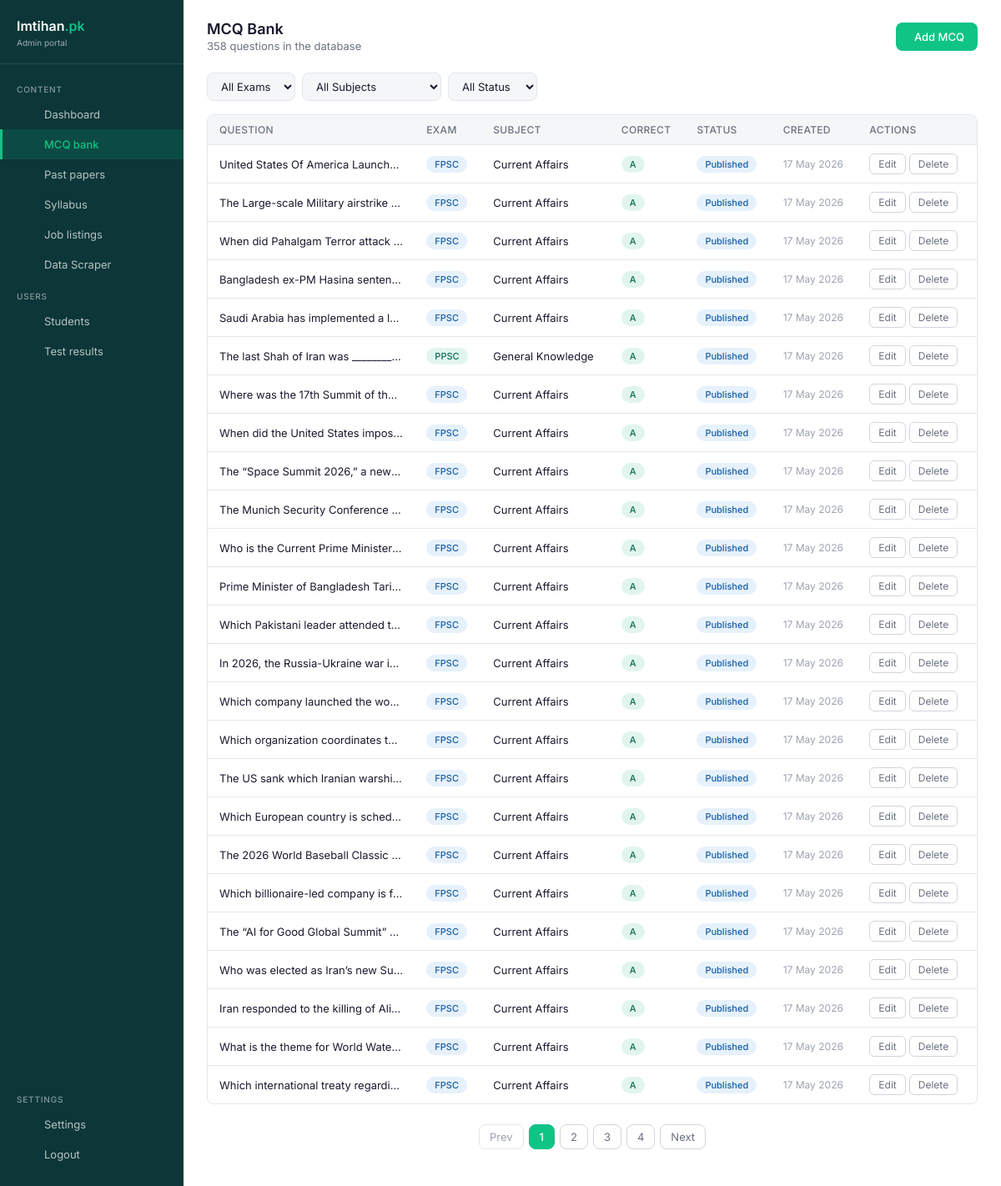
Screenshot of /dashboard/mcqs/ (signed in) with the database file from the repository.
### core/models.py (models this page shows, shortened)
class MCQ(models.Model):
    class Status(models.TextChoices):
        DRAFT = 'draft', 'Draft'
        PUBLISHED = 'published', 'Published'
        FLAGGED = 'flagged', 'Flagged'
    question_text = models.TextField()
    option_a = models.CharField(max_length=500)
    option_b = models.CharField(max_length=500)
    option_c = models.CharField(max_length=500)
    option_d = models.CharField(max_length=500)
    correct_option = models.CharField(
        max_length=1,
        choices=[('A', 'A'), ('B', 'B'), ('C', 'C'), ('D', 'D')]
    )
    explanation = models.TextField(blank=True, default='')
    exam = models.ForeignKey(Exam, on_delete=models.CASCADE, related_name='mcqs')
    subject = models.ForeignKey(Subject, on_delete=models.CASCADE, related_name='mcqs')
    status = models.CharField(
        max_length=10, choices=Status.choices, default=Status.DRAFT
    )
    created_by = models.ForeignKey(
        User, on_delete=models.SET_NULL, null=True, blank=True, related_name='mcqs'
    )
    created_at = models.DateTimeField(auto_now_add=True)
    updated_at = models.DateTimeField(auto_now=True)
    class Meta:
        ordering = ['-created_at']
        verbose_name = 'MCQ'
        verbose_name_plural = 'MCQs'

class Exam(models.Model):
    name = models.CharField(max_length=100, unique=True)
    slug = models.SlugField(max_length=120, unique=True)
    badge_color = models.CharField(
        max_length=10, default='green',
        help_text='Badge color class: green, blue, amber, red'
    )
    created_at = models.DateTimeField(auto_now_add=True)
    updated_at = models.DateTimeField(auto_now=True)
    class Meta:
        ordering = ['name']

class Subject(models.Model):
    name = models.CharField(max_length=200, unique=True)
    slug = models.SlugField(max_length=220, unique=True)
    created_at = models.DateTimeField(auto_now_add=True)
    updated_at = models.DateTimeField(auto_now=True)
    class Meta:
        ordering = ['name']

### core/dashboard_views.py (the view)
# urls.py: path('mcqs/', dashboard_views.dashboard_mcqs, name='dashboard_mcqs'),
@login_required(login_url='/dashboard/login/')
def dashboard_mcqs(request):
    mcqs = MCQ.objects.select_related('exam', 'subject').all()
    exams = Exam.objects.all()
    subjects = Subject.objects.all()
    exam_filter = request.GET.get('exam')
    subject_filter = request.GET.get('subject')
    status_filter = request.GET.get('status')
    if exam_filter:
        mcqs = mcqs.filter(exam__slug=exam_filter)
    if subject_filter:
        mcqs = mcqs.filter(subject__slug=subject_filter)
    if status_filter:
        mcqs = mcqs.filter(status=status_filter)
    total_count = mcqs.count()
    paginator = Paginator(mcqs, 25) # 25 items per page
    page = request.GET.get('page')
    try:
        mcqs_page = paginator.page(page)
    except PageNotAnInteger:
        mcqs_page = paginator.page(1)
    except EmptyPage:
        mcqs_page = paginator.page(paginator.num_pages)
    context = {
        'mcqs': mcqs_page,
        'exams': exams,
        'subjects': subjects,
        'active_page': 'mcqs',
        'total_count': total_count,
    }
    return render(request, 'dashboard/mcqs.html', context)

### templates/dashboard/mcqs.html (shortened to what this page needs)
{% extends "dashboard/base.html" %}
{% block content %}
<div class="top-bar">
  <div>
    <div class="page-title">MCQ Bank</div>
    <div class="page-subtitle">{{ total_count }} questions in the database</div>
  </div>
  <a href="{% url 'dashboard_mcq_create' %}" class="btn-add"> Add MCQ</a>
</div>
<div class="filter-bar">
  <select onchange="location.href='?exam='+this.value">
    <option value="">All Exams</option>
  </select>
  <select onchange="location.href='?subject='+this.value">
    <option value="">All Subjects</option>
  </select>
  <select onchange="location.href='?status='+this.value">
    <option value="">All Status</option>
  </select>
</div>
<div class="table-wrap">
  <table>
    <thead><tr><th>Question</th><th>Exam</th><th>Subject</th><th>Correct</th><th>Status</th><th>Created</th><th>Actions</th></tr></thead>
    <tbody>
      {% for mcq in mcqs %}
      <tr>
        <td class="truncate">{{ mcq.question_text|truncatechars:55 }}</td>
        <td><span class="badge badge-{{ mcq.exam.badge_color }}">{{ mcq.exam.name }}</span></td>
        <td>{{ mcq.subject.name }}</td>
        <td><span class="badge badge-green">{{ mcq.correct_option }}</span></td>
        <td>
          {% if mcq.status == 'published' %}<span class="badge badge-blue">Published</span>
          {% elif mcq.status == 'draft' %}<span class="badge badge-amber">Draft</span>
          {% else %}<span class="badge badge-red">Flagged</span>{% endif %}
        </td>
        <td style="font-size:12px;color:var(--color-text-tertiary)">{{ mcq.created_at|date:"d M Y" }}</td>
        <td><button class="action-btn">Edit</button><button class="action-btn danger" onclick="apiDelete('/api/mcqs/{{ mcq.id }}/')">Delete</button></td>
      </tr>
      {% empty %}
      <tr><td colspan="7" class="empty-state"><i class="ti ti-database-off"></i>No MCQs found</td></tr>
      {% endfor %}
    </tbody>
  </table>
</div>
{% include "dashboard/pagination.html" with page_obj=mcqs %}
{% endblock %}

### templates/dashboard/base.html (style rules this page uses)
:root { --color-background-primary: #ffffff; --color-background-secondary: #f4f6f8; --color-text-primary: #1a1a2e; --color-text-secondary: #6b7280; --color-text-tertiary: #9ca3af; --color-border-tertiary: #e5e7eb; --color-border-secondary: #d1d5db; --border-radius-lg: 12px; --border-radius-md: 8px; --brand-green: #0FC484; --brand-green-dark: #0A8F60; --brand-green-bg: #E7F9F3; --theme-dark-bg: #0C3638; }
*, *::before, *::after { box-sizing: border-box; margin: 0; padding: 0; }
body { font-family: 'Inter', -apple-system, BlinkMacSystemFont, sans-serif; background: var(--color-background-secondary); color: var(--color-text-primary); min-height: 100vh; margin: 0; padding: 0; }
.top-bar { display: flex; justify-content: space-between; align-items: center; margin-bottom: 24px; }
.page-title { font-size: 18px; font-weight: 600; color: var(--color-text-primary); }
.page-subtitle { font-size: 13px; color: var(--color-text-secondary); margin-top: 2px; }
.btn-add { background: var(--brand-green); color: #fff; border: none; padding: 9px 16px; border-radius: var(--border-radius-md); font-size: 13px; font-weight: 500; cursor: pointer; display: inline-flex; align-items: center; gap: 6px; transition: background 0.15s ease, transform 0.1s ease; text-decoration: none; font-family: inherit; }
.table-wrap { border: 0.5px solid var(--color-border-tertiary); border-radius: var(--border-radius-md); overflow: hidden; margin-bottom: 24px; }
table { width: 100%; border-collapse: collapse; font-size: 13px; }
thead { background: var(--color-background-secondary); }
th { padding: 10px 14px; text-align: left; font-weight: 500; color: var(--color-text-secondary); font-size: 12px; border-bottom: 0.5px solid var(--color-border-tertiary); text-transform: uppercase; letter-spacing: 0.3px; }
td { padding: 10px 14px; color: var(--color-text-primary); border-bottom: 0.5px solid var(--color-border-tertiary); }
tr:last-child td { border-bottom: none; }
.badge { display: inline-block; font-size: 11px; padding: 3px 10px; border-radius: 12px; font-weight: 500; }
.badge-green { background: #E1F5EE; color: #0F6E56; }
.badge-blue { background: #E6F1FB; color: #185FA5; }
.action-btn { background: none; border: 0.5px solid var(--color-border-secondary); border-radius: 6px; padding: 4px 10px; font-size: 12px; cursor: pointer; color: var(--color-text-secondary); margin-right: 4px; transition: all 0.15s ease; font-family: inherit; text-decoration: none; display: inline-block; }
.truncate { max-width: 240px; overflow: hidden; text-overflow: ellipsis; white-space: nowrap; }
.filter-bar { display: flex; gap: 8px; margin-bottom: 16px; flex-wrap: wrap; }
.filter-bar select, .filter-bar input { font-family: inherit; font-size: 13px; padding: 7px 12px; border: 0.5px solid var(--color-border-tertiary); border-radius: var(--border-radius-md); background: var(--color-background-secondary); color: var(--color-text-primary); outline: none; transition: border-color 0.15s ease; }

### rows the page displays
MCQ: question_text "United States Of America Launch…", exam.name "FPSC", subject.name "Current Affairs", correct_option "A", status "Published", created_at "17 May 2026"
MCQ: question_text "The Large-scale Military airstrike…", exam.name "FPSC", subject.name "Current Affairs", correct_option "A", status "Published", created_at "17 May 2026"
MCQ: question_text "When did Pahalgam Terror attack…", exam.name "FPSC", subject.name "Current Affairs", correct_option "A", status "Published", created_at "17 May 2026"
MCQ: question_text "Bangladesh ex-PM Hasina senten…", exam.name "FPSC", subject.name "Current Affairs", correct_option "A", status "Published", created_at "17 May 2026"
MCQ: question_text "Saudi Arabia has implemented a l…", exam.name "FPSC", subject.name "Current Affairs", correct_option "A", status "Published", created_at "17 May 2026"
MCQ: question_text "The last Shah of Iran was ________…", exam.name "PPSC", subject.name "General Knowledge", correct_option "A", status "Published", created_at "17 May 2026"
MCQ: question_text "Where was the 17th Summit of th…", exam.name "FPSC", subject.name "Current Affairs", correct_option "A", status "Published", created_at "17 May 2026"
MCQ: question_text "When did the United States impos…", exam.name "FPSC", subject.name "Current Affairs", correct_option "A", status "Published", created_at "17 May 2026"
MCQ: question_text "The “Space Summit 2026,” a new…", exam.name "FPSC", subject.name "Current Affairs", correct_option "A", status "Published", created_at "17 May 2026"
MCQ: question_text "The Munich Security Conference…", exam.name "FPSC", subject.name "Current Affairs", correct_option "A", status "Published", created_at "17 May 2026"
MCQ: question_text "Who is the Current Prime Minister…", exam.name "FPSC", subject.name "Current Affairs", correct_option "A", status "Published", created_at "17 May 2026"
MCQ: question_text "Prime Minister of Bangladesh Tari…", exam.name "FPSC", subject.name "Current Affairs", correct_option "A", status "Published", created_at "17 May 2026"
MCQ: question_text "Which Pakistani leader attended t…", exam.name "FPSC", subject.name "Current Affairs", correct_option "A", status "Published", created_at "17 May 2026"
MCQ: question_text "In 2026, the Russia-Ukraine war i…", exam.name "FPSC", subject.name "Current Affairs", correct_option "A", status "Published", created_at "17 May 2026"
MCQ: question_text "Which company launched the wo…", exam.name "FPSC", subject.name "Current Affairs", correct_option "A", status "Published", created_at "17 May 2026"
MCQ: question_text "Which organization coordinates t…", exam.name "FPSC", subject.name "Current Affairs", correct_option "A", status "Published", created_at "17 May 2026"
MCQ: question_text "The US sank which Iranian warshi…", exam.name "FPSC", subject.name "Current Affairs", correct_option "A", status "Published", created_at "17 May 2026"
MCQ: question_text "Which European country is sched…", exam.name "FPSC", subject.name "Current Affairs", correct_option "A", status "Published", created_at "17 May 2026"
MCQ: question_text "The 2026 World Baseball Classic…", exam.name "FPSC", subject.name "Current Affairs", correct_option "A", status "Published", created_at "17 May 2026"
MCQ: question_text "Which billionaire-led company is f…", exam.name "FPSC", subject.name "Current Affairs", correct_option "A", status "Published", created_at "17 May 2026"
MCQ: question_text "The “AI for Good Global Summit”…", exam.name "FPSC", subject.name "Current Affairs", correct_option "A", status "Published", created_at "17 May 2026"
MCQ: question_text "Who was elected as Iran’s new Su…", exam.name "FPSC", subject.name "Current Affairs", correct_option "A", status "Published", created_at "17 May 2026"
MCQ: question_text "Iran responded to the killing of Ali…", exam.name "FPSC", subject.name "Current Affairs", correct_option "A", status "Published", created_at "17 May 2026"
MCQ: question_text "What is the theme for World Wate…", exam.name "FPSC", subject.name "Current Affairs", correct_option "A", status "Published", created_at "17 May 2026"
MCQ: question_text "Which international treaty regardi…", exam.name "FPSC", subject.name "Current Affairs", correct_option "A", status "Published", created_at "17 May 2026"

### other values shown
{{ total_count }} "358"
{{ num }} "1"
{{ num }} "2" "3" "4"
